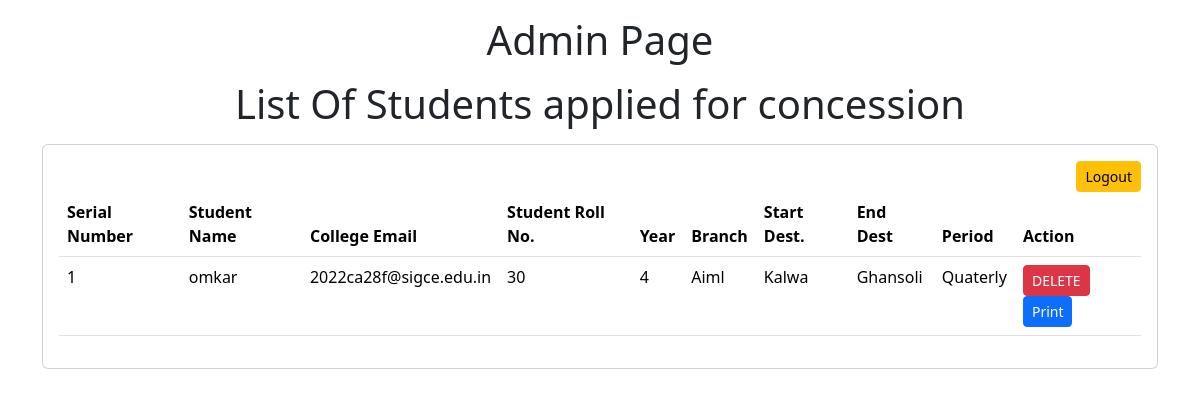
The app's page /admin.html (signed in) with its own data.
### concession/models.py (models this page shows)
class Concession(models.Model):
    name = models.CharField(max_length=30)
    email=models.EmailField(max_length=70)
    roll=models.IntegerField()
    year=models.CharField(max_length=30)
    branch=models.CharField(max_length=30)
    start_dest=models.CharField(max_length=50)
    end_dest=models.CharField(max_length=30)
    period=models.CharField(max_length=20)

### college/views.py (the view)
# urls.py: path('admin.html', views.adminpage, name='adminpage'),
def adminpage(request):
    if not request.session.get('is_admin_logged_in'):
        return redirect('login')
    data = Concession.objects.all()
    return render(request, 'admin.html', {'data': data})

### templates/admin.html (shortened to what this page needs)
<!doctype html>
<html lang="en">
  <head>
    <link href="https://cdn.jsdelivr.net/npm/bootstrap@5.3.6/dist/css/bootstrap.min.css" rel="stylesheet">
  </head>
  <body>
    <h1 class="text-center my-3">Admin Page</h1>
    <h1 class="text-center my-3">List Of Students applied for concession</h1>
    <div class="container">
      <div class="row">
        <div class="col-md-12">
          <div class="card">
            <div class="card-body">
              <table class="table">
                <thead>
                  <tr>
                    <th> Serial Number </th>
                    <th> Student Name </th>
                    <th> College Email </th>
                    <th> Student Roll No. </th>
                    <th> Year </th>
                    <th> Branch </th>
                    <th> Start Dest. </th>
                    <th> End Dest </th>
                    <th> Period </th>
                    <th> Action </th>
                  </tr>
                </thead>
                <tbody>
        {% for e in data %}
        <tr>
        <td>{{ forloop.counter }}</td>
        <td>{{ e.name }}</td>
        <td>{{ e.email }}</td>
        <td>{{ e.roll }}</td>
        <td>{{ e.year }}</td>
        <td>{{ e.branch }}</td>
        <td>{{ e.start_dest }}</td>
        <td>{{ e.end_dest }}</td>
        <td>{{ e.period }}</td>
        <td>
        <a href="{% url 'delete_concession' e.id %}" class="btn btn-danger btn-sm"> DELETE </a>
        <a href="{% url 'print_form' e.id %}" target="_blank" class="btn btn-sm btn-primary">Print</a>
        </td>
        </tr>
        {% endfor %}
        <a href="{% url 'logout' %}" class="btn btn-warning btn-sm float-end">Logout</a>
                </tbody>
              </table>
            </div>
          </div>
        </div>
      </div>
    </div>
  </body>
</html>

### records on screen
Concession: name "omkar", email "2022ca28f@sigce.edu.in", roll "30", year "4", branch "Aiml", start_dest "Kalwa", end_dest "Ghansoli", period "Quaterly"
